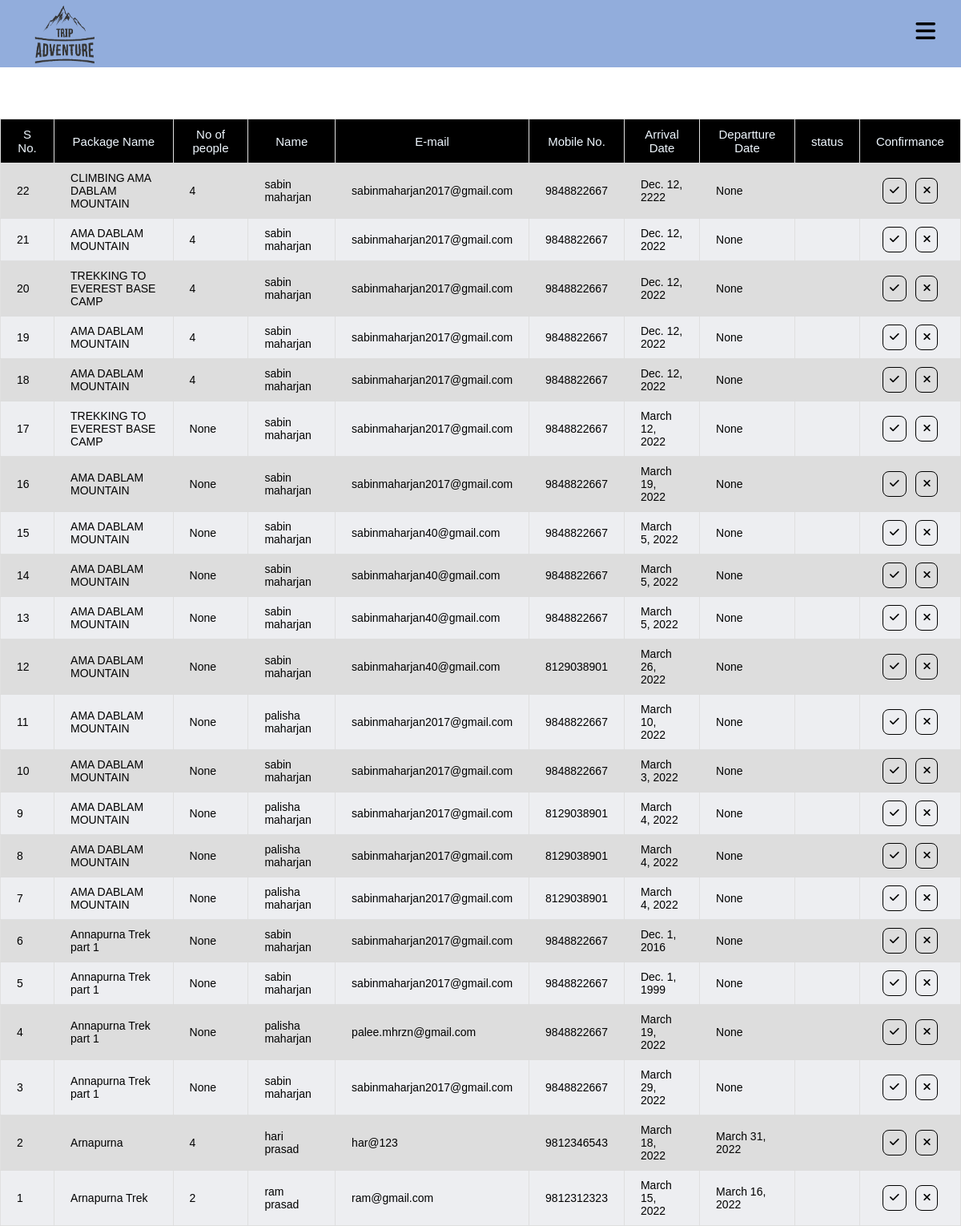
/client/view_booking/ (signed in), run on an earlier commit of the app's database.
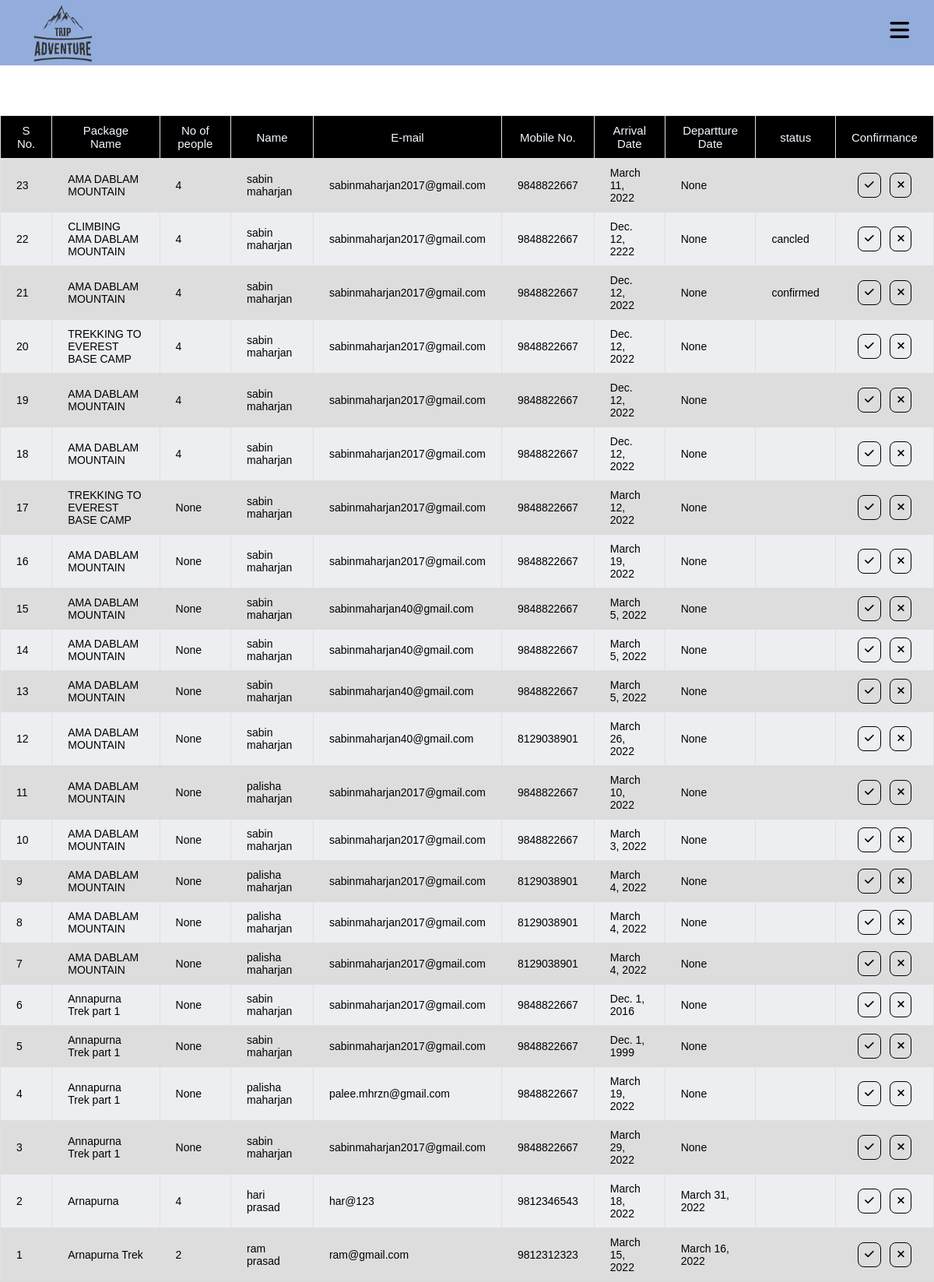
And on a later commit of the database.
### client/models.py (models this page shows, shortened)
class ClientBooking(models.Model):
    user = models.CharField(max_length=200,null=True)
    full_name = models.CharField(max_length=200,null=True)
    package_name = models.CharField(max_length=200,null=True)
    email = models.CharField(max_length=200,null=True)
    phone_number = models.CharField(max_length=200,null=True)
    no_of_person = models.CharField(max_length=200,null=True)
    arraival_date = models.DateField(null=True)
    departure_date = models.DateField(null=True)
    condition= [
    ('confirmed', 'confirmed'),
    ('cancled', 'cancled'),
    ('null', 'null'),
    ]
    confirmance=models.CharField(max_length=12,choices=condition,default='null')

### client/decorators.py (the view)
        def wrapper_func(request, *args , **kwargs):
            print('working',allowed_roles)
            group = None
            if request.user.groups.exists():
                group = request.user.groups.all()[0].name
            if group in allowed_roles:
                return view_func(request, *args , **kwargs)
            else:
                return HttpResponse("you are not authorized to view this page")

### client/context_processors.py (called while the page is built)
def client_detail(request):
    client_details = ClientDetail.objects.all()
    print(client_details)
    return {'client_details':client_details}

### client/models.py (called while the page is built)
    def __str__(self):
        return self.company_name

### client/views.py (called while the page is built)
@login_required(login_url='login')
@allowed_users(allowed_roles=['client','admin'])
def view_booking(request):
    objects = ClientBooking.objects.filter(user=request.user).order_by('-id')
    context = {'objects':objects}
    return render(request , "clients/view_booking.html",context)

### templates/clients/view_booking.html (shortened to what this page needs)
{%load static%}
<!DOCTYPE html>
<head>
</head>
<body>
    <div class="main">
        <div class="nav">
          <img class="logo" src="{% static 'images/trip.png'%}">
        </div>
        <div class="btn ">
          <span class="fas fa-bars"></span>
        </div>
        <div class="header_fixed">
            <table>
                <thead>
                    <tr>
                        <th>S No.</th>
                        <th>Package Name</th>
                        <th>No of people</th>
                        <th>Name</th>
                        <th>E-mail</th>
                        <th>Mobile No.</th>
                        <th>Arrival Date</th>
                        <th>Departture Date</th>
                        <th>status</th>
                        <th>Confirmance</th>
                    </tr>
                </thead>
                <tbody>
{% for object in objects%}
                    <tr>
                      <td>{{object.id}}</td>
                        <td>{{object.package_name}}</td>
                        <td>{{object.no_of_person}}</td>
                        <td>{{object.full_name}}</td>
                        <td>{{object.email}}</td>
                        <td>{{object.phone_number}}</td>
                        <td>{{object.arraival_date}}</td>
                        <td>{{object.departure_date}}</td>
                        {% if object.confirmance == 'null'%}
                        <td></td>
                        {% else %}
                        <td>{{object.confirmance}}</td>
                        {% endif%}
                        <td><button><a href="/client/booking_confirmed/{{object.user}}/{{object.id}}"><i class="fa fa-check"> </i></a></button>
                        <button><a href="/client/booking_cancled/{{object.user}}/{{object.id}}"><i class="fa fa-times"> </i></a></button></td>
                    </tr>
{% endfor%}
                                   </tbody>
            </table>
        </div>
        </div>
</body>
</html>

### templates/clients/view_booking.html (style rules this page uses)
* { margin: 0px; padding: 0px; font-family: 'poppins', sans-serif; box-sizing: border-box; }
.header_fixed { width:100%; display: flex; justify-content: center; margin-top: 4rem; overflow: auto; }
.header_fixed thead th { position: sticky; top:0; background-color: black; color: aliceblue; font-size: 15px; font-weight: 500; }
tr:nth-child(odd) { background-color: #dddddd; }
tr:nth-child(even) { background-color: #EDEEF1; }
table { border-collapse: collapse; }
th,td { border:1px solid #dddd; padding: 10px 20px; font-size: 14px; }
.nav { width: 100%; background-color: #7799d4; opacity: .8; }
.nav img { height: 5rem; width: 8rem; padding-left: 2rem; }
.btn { position: fixed; top: 0px; right: 0px; height: 100px; width: 100px; color: black; text-align: right; padding-right: 2rem; margin-top: 1rem; cursor: pointer; }
.btn span { color: black; font-size: 28px; line-height: 45px; }
td i { padding: .5rem .5rem .5rem .5rem; }
button { background-color:transparent ; border:1px solid black; margin-left: .5rem; border-radius: .5rem .5rem .5rem .5rem; }
a { text-decoration:none; color:inherit; }

What changed in the data, as far as the page shows it:
added ClientBooking: id "23", package_name "AMA DABLAM MOUNTAIN", no_of_person "4", full_name "sabin maharjan", email "sabinmaharjan2017@gmail.com", phone_number "9848822667", arraival_date "March 11, 2022", departure_date "None", confirmance "null" (drawn)
changed ClientBooking "CLIMBING AMA DABLAM MOUNTAIN": confirmance (not shown) → "cancled"
changed ClientBooking id 21: confirmance (not shown) → "confirmed"
